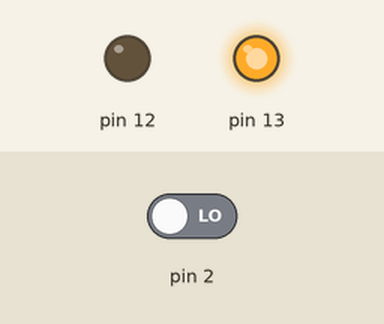
This sketch was run on a simulated Arduino Uno, built with avr-gcc and run on an emulated ATmega328P. On the bench: output pins drawn as LEDs (lit = HIGH). The inputs (shaded band) are chosen by the test bench; at power-on: pin 2 LOW.

Above: at 1.2 s.
1.3 s: pin 2 driven HIGH
At 2.2 s:
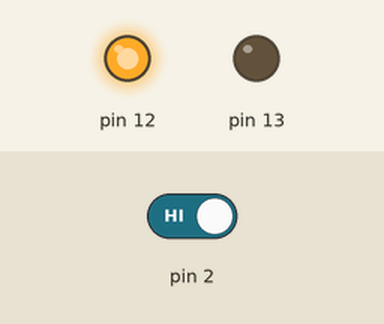
2.8 s: pin 2 driven LOW
At 3.4 s:
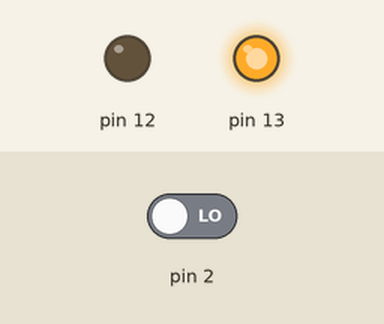
Timing chart, 0 to 5.8 s (numbered marks = the images above; inputs shaded):
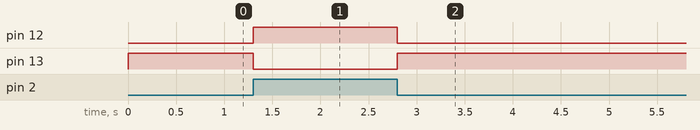

Measured:
- after the input at 1.3 s, pin 12: LOW → HIGH at once; pin 13: HIGH → LOW at once
- after the input at 2.8 s, pin 12: HIGH → LOW at once; pin 13: LOW → HIGH at once

The sketch:

_2LEDs.ino
```cpp
void setup(){

  pinMode(2,INPUT);
  pinMode(12,OUTPUT);
  pinMode(13,OUTPUT);

}

void loop(){
  if(digitalRead(2)==HIGH){

   digitalWrite(12,HIGH);
   digitalWrite(13,LOW);

  }

  else{
   digitalWrite(12,LOW);
   digitalWrite(13,HIGH);
  }

}
```
